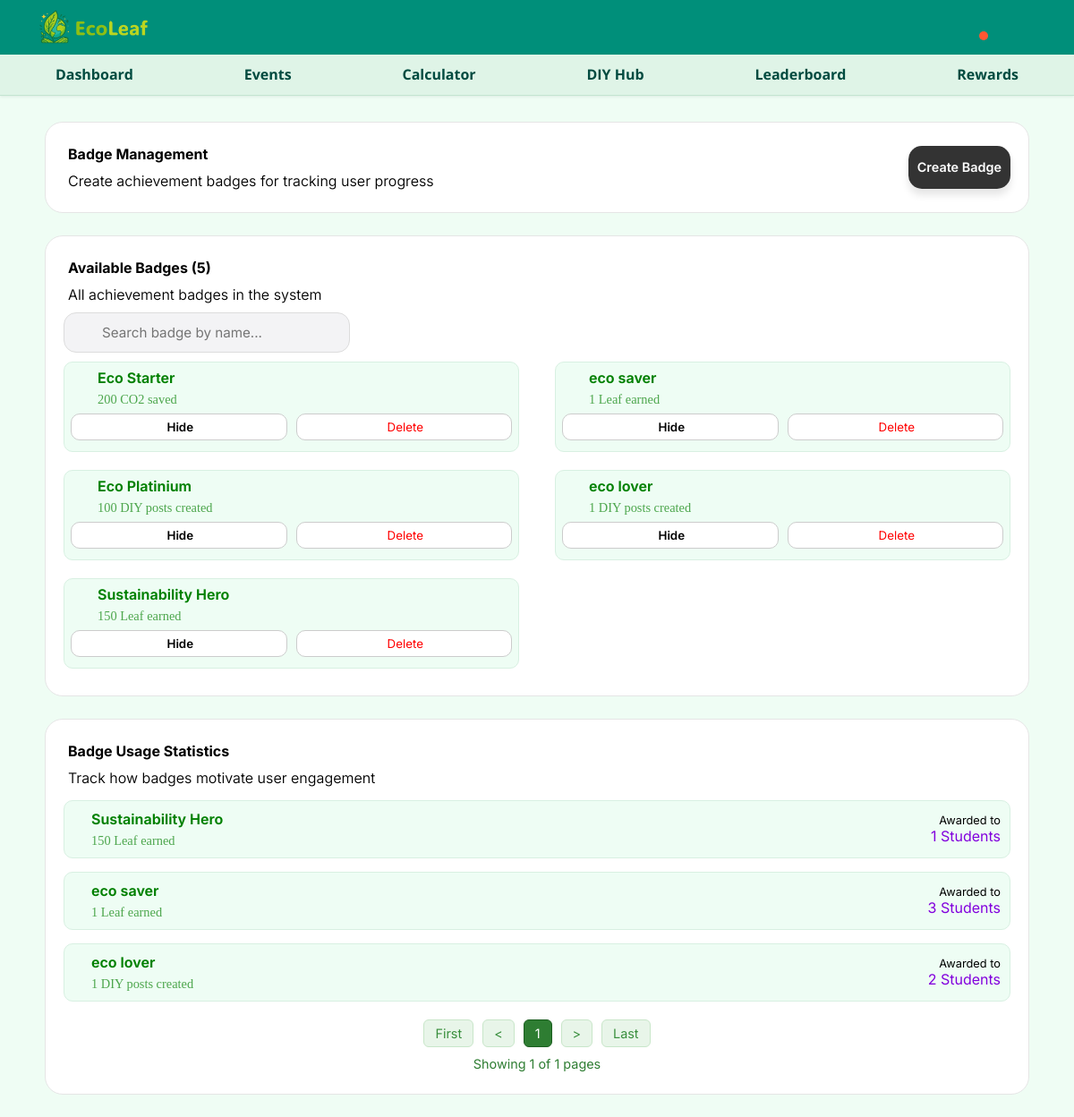
Screenshot of /admin/badgeManagement.php?page-nr=1 (signed in) with the database file from the repository.
### tables this page shows
CREATE TABLE IF NOT EXISTS `badge` (
  `badgeId` int NOT NULL AUTO_INCREMENT,
  `badgeName` varchar(255) NOT NULL,
  `criteria` varchar(255) NOT NULL,
  `value` int NOT NULL,
  `icon_key` varchar(255) NOT NULL,
  `icon_colour` varchar(100) NOT NULL,
  `status` varchar(20) NOT NULL,
  `adminId` int NOT NULL,
  PRIMARY KEY (`badgeId`),
  KEY `adminId` (`adminId`)
);

### admin/badgeManagement.php (the view, shortened to what this page needs)
<?php
include_once '../topbar.php';
require_once __DIR__ . '/../backend/popup.php';
$start=0;
$rows_per_page=5;
$total_row="SELECT count(*) as total
from badge
";
$result_total=$conn->query($total_row);
$row_total=$result_total->fetch_assoc();
$total_rows= $row_total['total'];
$pages=ceil($total_rows/$rows_per_page);
if (isset($_GET['page-nr'])) {
    $page = (int)$_GET['page-nr'];
    $start = ($page - 1) * $rows_per_page;
}
$available="SELECT badgeId,badgeName,criteria,value,icon_key,icon_colour
FROM badge
WHERE status='visible';
";
$whole="SELECT badgeId,badgeName,criteria,value,icon_key,icon_colour,status
FROM badge
";
$availableResult = $conn-> query($available);
$allResult = $conn-> query($whole);
$badgeCount=$availableResult->num_rows;
$query="SELECT b.badgeName,b.criteria,b.value,b.icon_key,b.icon_colour,COUNT(*) as total
FROM studentbadge as s
JOIN badge as b
ON s.badgeId=b.badgeId
GROUP BY s.badgeId
LIMIT $start,$rows_per_page ;
";
$display=$conn->query($query);
?>
<!DOCTYPE html>
<html lang="en">
<head>
    <link href='https://cdn.boxicons.com/3.0.3/fonts/basic/boxicons.min.css' rel='stylesheet'>
    <link rel="stylesheet" href="/EcoLeaf/assets/css/badgeManagement.css">
</head>
<?php
if(isset($_GET['page-nr'])){
    $id=$_GET['page-nr'];
}else{
    $id=1;
}
?>
<body id="<?php echo $id; ?>">
    <?php include_once '../topbar.php'; ?>
    <div class="body-container">
        <div class="introduction-box">
            <div class="introduction-wrapper">
                <div class="introduction-content">
                    <div class="title" id="title-bold">Badge Management</div>
                    <div class="title">Create achievement badges for tracking user progress</div>
                </div>
                <div class="create-badge-button">
                    <button type="button" id="create-badge"><i class='bx  bxs-plus'></i> Create Badge</button>
                </div>
            </div>
        </div>
        <div class="available-box">
            <div class="available-banner">
                <div class="banner-zone">
                    <div class="title" id="title-bold">Available Badges (<?php echo $badgeCount;?>)</div>
                    <div class="title">All achievement badges in the system</div>
                </div>
                <form method="GET" id="searchForm" class="search-wrapper">
                    <input type="search" id="searching" name="searching" placeholder="Search badge by name..."
                        autocomplete="off">
                </form>
                <div class="badge-zone <?php echo $badgeCount >3? 'scroll-mode':'' ?>">
                    <?php
                    if(!empty($_GET['searching'])){
                        $searchKey=$conn->real_escape_string($_GET['searching']);
                        $execute="SELECT *
                        FROM badge
                        WHERE badgeName LIKE '%$searchKey%'
                        ORDER BY badgeName ASC";
                        $allResult = $conn-> query($execute);
                        if ($allResult->num_rows==0){
                            $search_word= "No results found for <b>" . htmlspecialchars($searchKey) . "</b>.";
                            echo "<div>$search_word</div>";
                        }
                    }else{
                        $allResult = $conn-> query($whole);
                    }
                    ?>
                    <?php while ($row=$allResult->fetch_assoc()): ?>
                    <div class="badge-box">
                        <div class="upper-layer">
                            <div class="badge-descript">
                                <div class="badge-title">
                                    <?php echo htmlspecialchars($row['badgeName']); ?>
                                </div>
                                <div class="badge-value">
                                    <?php
                                    $realName="";
                                $criteriaName=$row['criteria'];
                                switch ($criteriaName){
                                    case 'carbon':
                                        $realName="CO2 saved";
                                        break;
                                    case 'diy':
                                        $realName="DIY posts created";
                                        break;
                                    case 'leaf':
                                        $realName="Leaf earned";
                                        break;
                                }
                                echo htmlspecialchars($row['value']).' '.htmlspecialchars($realName); ?>
                                </div>
                            </div>
                        </div>
                        <div class="bottom-layer">
                            <div class="button-panel">
                                <form method="post">
                                    <div class="hide-button">
                                        <?php if($row['status']=='hidden'){
                                            echo '<button type="submit" name="action" value="unhide"><i class="bxr  bx-eye"></i>
                                            <p>Unhide</p>
                                        </button>';
                                        }else{
                                            echo '<button type="submit" name="action" value="hide"><i class="bxr  bx-eye-slash"></i>
                                            <p>Hide</p>
                                        </button>';
                                        }
                                ?>
                                    </div>
                                    <div class="delete-button">
                                        <button type="submit" name="delete"
                                            onclick="return confirmDelete('<?php echo $row['badgeName']; ?>')">
                                            <p>Delete</p>
                                        </button>
                                    </div>
                                </form>
                            </div>
                        </div>
                    </div>
                    <?php endwhile; ?>
                </div>
            </div>
        </div>
        <div class="statistics-box" id="boxes">
            <div class="statistics-banner">
                <div class="banner-zone">
                    <div class="title" id="title-bold">Badge Usage Statistics</div>
                    <div class="title">Track how badges motivate user engagement</div>
                </div>
                <div class="data-zone">
                    <?php while ($row=$display->fetch_assoc()): ?>
                    <div class="data-box">
                        <div class="badge-descript">
                            <div class="badge-title"><?php echo htmlspecialchars($row['badgeName']); ?></div>
                            <div class="badge-value">
                                <?php
                                $realName="";
                                $criteriaName=$row['criteria'];
                                switch ($criteriaName){
                                    case 'diy':
                                        $realName="DIY posts created";
                                        break;
                                    case 'leaf':
                                        $realName="Leaf earned";
                                        break;
                                }
                                echo htmlspecialchars($row['value']).' '.htmlspecialchars($realName); ?>
                            </div>
                        </div>
                        <div class="badge-award">
                            <div class="award-title">Awarded to</div>
                            <div class="student-count"><?php echo htmlspecialchars($row['total']);?> Students</div>
                        </div>
                    </div>
                    <?php endwhile; ?>
                </div>
                <div class="pagination">
                    <a href="?page-nr=1#boxes">First</a>
                    <?php
                    if (isset($_GET['page-nr']) && $_GET['page-nr']>1){
                    ?>
                    <a href="?page-nr=<?php echo $_GET['page-nr']-1;?>#boxes">
                        < </a>
                            <?php }else{ ?>
                            <a>
                                < </a>
                                    <?php } ?>
                                    <div class="page-numbers">
                                        <?php for($count=1;$count<=$pages;$count++){?>
                                        <a href="?page-nr=<?php echo $count?>#boxes"><?php echo $count?>
                                        </a>
                                        <?php }?>
                                    </div>
                                    <?php if(!isset($_GET['page-nr'])){?>
                                    <a href="">></a>
                                    <?php }else{
                                        if ($_GET['page-nr']>=$pages){?>
                                    <a>> </a>
                                    <?php }else{ ?>
                                    <a href="?page-nr=<?php echo $_GET['page-nr']+1;?>#boxes">></a>
                                    <?php }}?>
                                    <a href="?page-nr=<?php echo $pages ?>#boxes">Last
                                    </a>
                </div>
                <div class="page-info">
                    <?php
                    if (!isset($_GET['page-nr'])){
                        $page=1;
                    }else{
                        $page=$_GET['page-nr'];
                    }
                    ?>
                    Showing <?php echo $page ?> of <?php echo $pages ?> pages
                </div>
            </div>
        </div>
    </div>
</body>
</html>

### assets/css/topbarDesign.css (style rules this page uses)
* { margin: 0; padding: 0; box-sizing: border-box; }
body { background-color: #EFFDF4; }

### assets/css/badgeManagement.css (style rules this page uses)
* { margin: 0; padding: 0; box-sizing: border-box; }
.body-container { animation: fadeIn 0.6s ease-out; padding-top: 111px; }
.introduction-wrapper { background-color: white; padding: 20px; margin: 25px 50px; display: flex; flex-wrap: wrap; justify-content: space-between; border: 1px groove #E5E5E5; border-radius: 20px; }
.create-badge-button { display: grid; place-items: center; }
#create-badge { padding: 10px; border: none; line-height: 2; border-radius: 15px; font-family: "Inter", sans-serif; font-weight: 600; font-size: 0.9em; background-color: rgba(0, 0, 0, 0.8); color: white; box-shadow: 0px 7px 9px rgba(0, 0, 0, 0.1); transition: background-color 0.3s; }
.title { padding: 5px; font-family: "Inter", sans-serif; font-weight: 350; }
#title-bold { font-weight: bold; }
.available-banner, .statistics-banner { background-color: white; padding: 20px; margin: 25px 50px; border: 1px groove #E5E5E5; border-radius: 20px; }
.badge-zone.scroll-mode { grid-template-columns: column; grid-template-rows: repeat(3, auto); grid-auto-flow: column; grid-auto-columns: 230px; overflow-x: auto; overflow-y: hidden; padding: 0px 0px 10px 0px; }
.badge-box { border: 1px solid #d8f0e2; border-radius: 10px; background-color: #EEFDF4; padding: 7px; display: flex; flex-direction: column; }
.upper-layer { display: flex; flex-direction: row; gap: 10px; align-items: center; margin-bottom: 7px; flex-grow: 1; }
.badge-descript { display: flex; flex-direction: column; gap: 6px; margin-left: 10px; }
.badge-title, .title-badge { font-weight: 650; font-family: "Inter", sans-serif; color: #008000; }
.badge-value, .value-badge { font-size: 0.9em; color: #4ca64c; }
.button-panel form { display: flex; flex-direction: row; gap: 10px; justify-content: space-evenly; width: 100%; }
.hide-button, .delete-button { width: 60%; }
.hide-button button { font-weight: 600; }
.delete-button button { color: red; }
.hide-button>button, .delete-button>button { font-family: "Inter", sans-serif; height: 30px; width: 100%; border: none; border: 1px solid #ccc; border-radius: 10px; display: flex; justify-content: center; align-items: center; background-color: white; }
p { line-height: 1.7em; font-size: 1em; }
.bottom-layer { margin-bottom: 5px; margin-top: auto; }
.data-zone { margin-top: 10px; display: grid; gap: 15px; }
.data-box { border: 1px solid #d8f0e2; border-radius: 10px; background-color: #EEFDF4; padding: 10px; display: flex; align-items: center; flex-wrap: wrap; }
.badge-award { margin-left: auto; text-align: right; font-family: "Inter", sans-serif; }
.award-title { font-size: 0.8em; }
.student-count { font-size: 1em; color: #8200DD; }
.search-wrapper { position: relative; width: 100%; max-width: 380px; margin-top: 5px; max-width: 320px; transition: max-width 0.35s ease; }
.search-wrapper input[type="search"] { width: 100%; padding: 12px 14px 12px 42px; border-radius: 14px; border: 1px solid #dcdcdc; background-color: #F3F3F5; font-family: "Inter", sans-serif; font-size: 0.95em; transition: all 0.25s ease; }
.page-info { font-family: 'Inter', sans-serif; font-size: 0.9rem; color: #2E7D32; margin-bottom: 5px; display: flex; justify-content: center; }
.pagination { display: flex; align-items: center; justify-content: center; gap: 10px; font-family: 'Inter', sans-serif; margin-top: 20px; margin-bottom: 10px; flex-wrap: wrap; }
.pagination a { text-decoration: none; color: #388E3C; background-color: #E8F5E9; padding: 6px 12px; border-radius: 6px; transition: all 0.3s ease; border: 1px solid #C8E6C9; font-size: 0.9rem; }
.page-numbers a.active { background-color: #2E7D32; color: #fff; border: 1px solid #1B5E20; }
.page-numbers { display: flex; gap: 5px; }

### rows the page displays
badge: badgeName "Eco Starter", value "200", criteria "CO2 saved", status "Hide"
badge: badgeName "Eco Platinium", value "100", criteria "DIY posts created", status "Hide"
badge: badgeName "Sustainability Hero", value "150", criteria "Leaf earned", status "Hide"
badge: badgeName "eco saver", value "1", criteria "Leaf earned", status "Hide"
badge: badgeName "eco lover", value "1", criteria "DIY posts created", status "Hide"

### other values shown
$badgeCount "5"
$row['badgeName'] "Sustainability Hero"
$row['value'] "150"
$realName "Leaf earned"
$row['total'] "1"
$row['badgeName'] "eco saver"
$row['value'] "1"
$row['total'] "3"
$row['badgeName'] "eco lover"
$realName "DIY posts created"
$row['total'] "2"
$page "1"
$pages "1"
